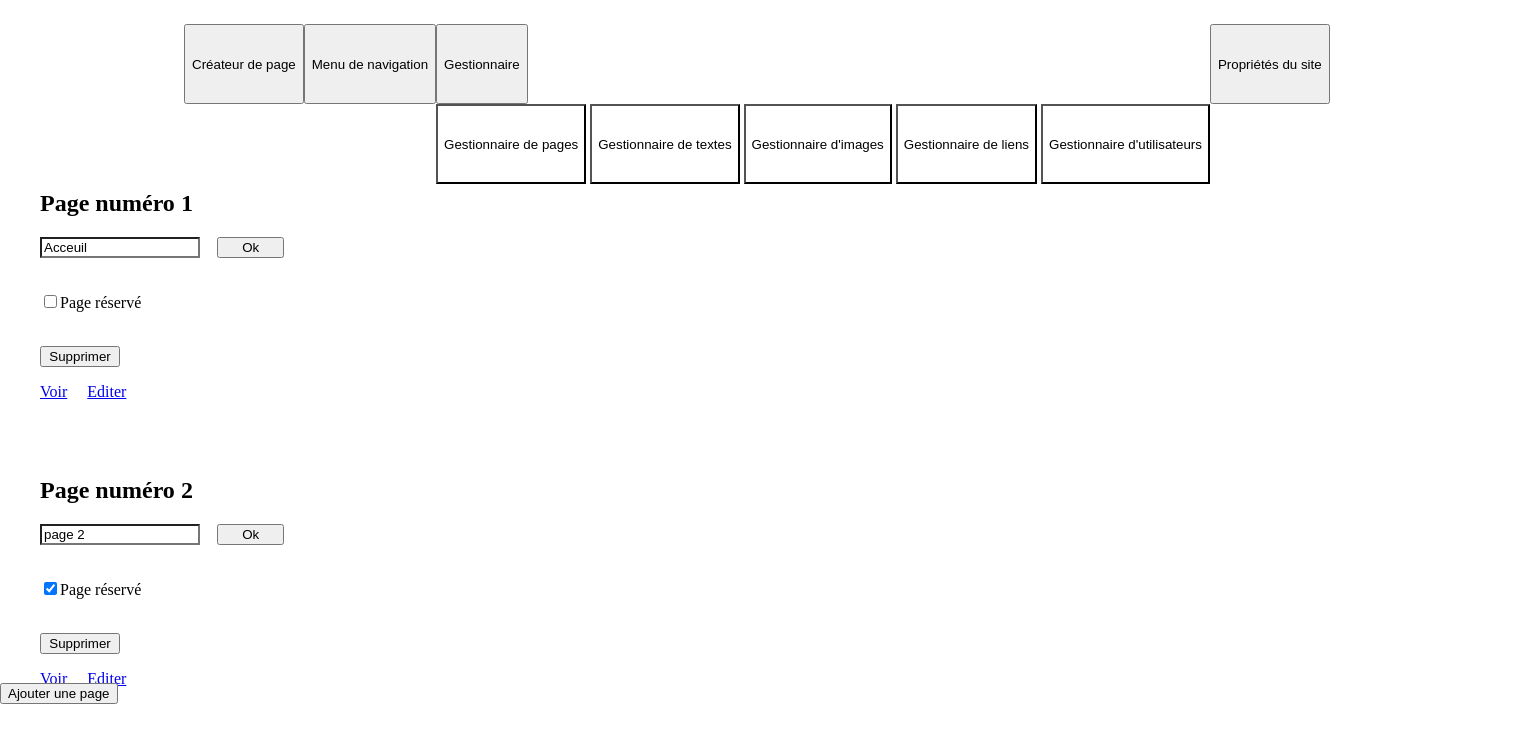
/editor/pagemanager.php, run on an earlier commit of the app's database.
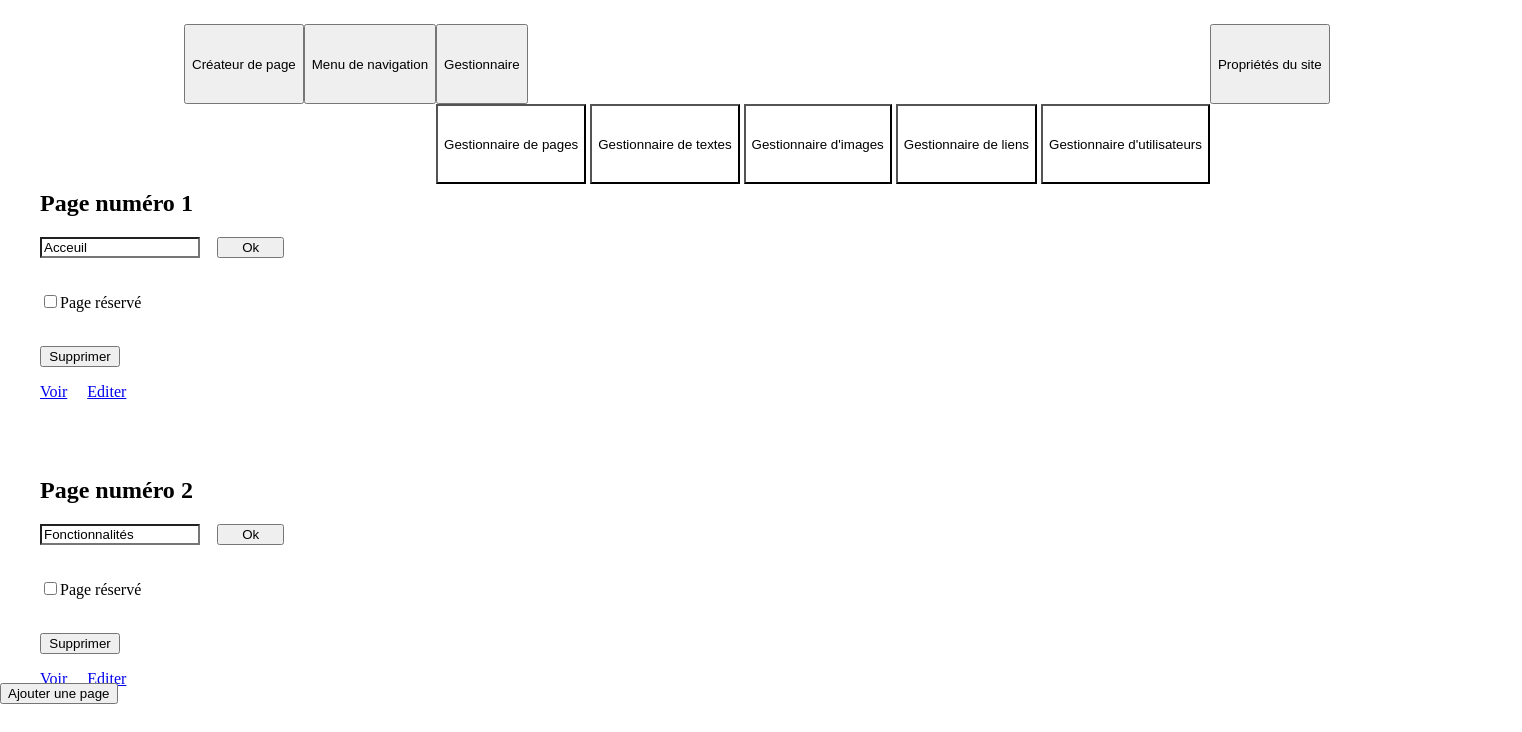
And on a later commit of the database.
### tables this page shows
CREATE TABLE IF NOT EXISTS `pages` (
  `id` int(10) UNSIGNED NOT NULL AUTO_INCREMENT,
  `titre` varchar(30) DEFAULT NULL,
  `online` int(1) UNSIGNED NOT NULL DEFAULT '0',
  PRIMARY KEY (`id`)
);

### editor/pagemanager.php (the view, shortened to what this page needs)
<?php
    $req ="SELECT count(*) as 'nbr' FROM `pages`";
    $res = mysqli_fetch_array(mysqli_query($BDD,$req),MYSQLI_ASSOC);
?>
<?php include("editor/php/EditorHeader.php") ?>
<div class="container">
    <div class="row Pageaff">
        <?php
            if($res["nbr"] != 0){
                $req = "SELECT * FROM `pages`";
                $res = mysqli_query($BDD,$req);
                while($page = mysqli_fetch_array($res,MYSQLI_ASSOC)){
        ?>
            <div class="col-sm-12 col-md-4">
                <div class="vignet">
                    <h2>Page numéro <?php echo $page["id"] ?></h2>
                    <div class="row">
                        <form method="post">
                            <input class="webLink EditBtnVBig EditField" name="pageTitre"  type="text" value="<?php echo $page["titre"] ?>" >
                            <input type="submit" class="webLink EditBtn" value="Ok"><br><br>
                            <p><input type="checkbox" name="onlinePage" <?php IsChecked($page["online"]); ?> >Page réservé</p>
                        </form>
                    </div>
                    <br>
                    <div class="row">
                        <form method="post" onSubmit="if(!confirm('Etes-vous certain de vouloir supprimer la page ?')){return false;}">
                            <input class="webLink EditBtnBig" type="submit" value="Supprimer">
                        </form>
                        <a href="index.php?p=<?php echo $page["id"]?>" class="webLink EditBtn">Voir</a>
                        <a href="index.php?p=editor&page=<?php echo $page["id"]?>" class="webLink EditBtn">Editer</a>
                    </div>
                </div>
            </div>
        <?php
                }
            }
        ?>
    </div>
    <div class="toBottom">
        <div class="container">
            <div class="col-md-3">
                <form method="post">
                    <input class="webLink" type="submit" value="Ajouter une page">
                </form>
            </div>
        </div>
    </div>
</div>
<?php
    function IsChecked($oln){
        echo $oln == 0 ? "" : "CHECKED";
    }
?>

What changed in the data, as far as the page shows it:
changed pages id 2: pageTitre "page 2" → "Fonctionnalités"; online "☑" → "☐"
